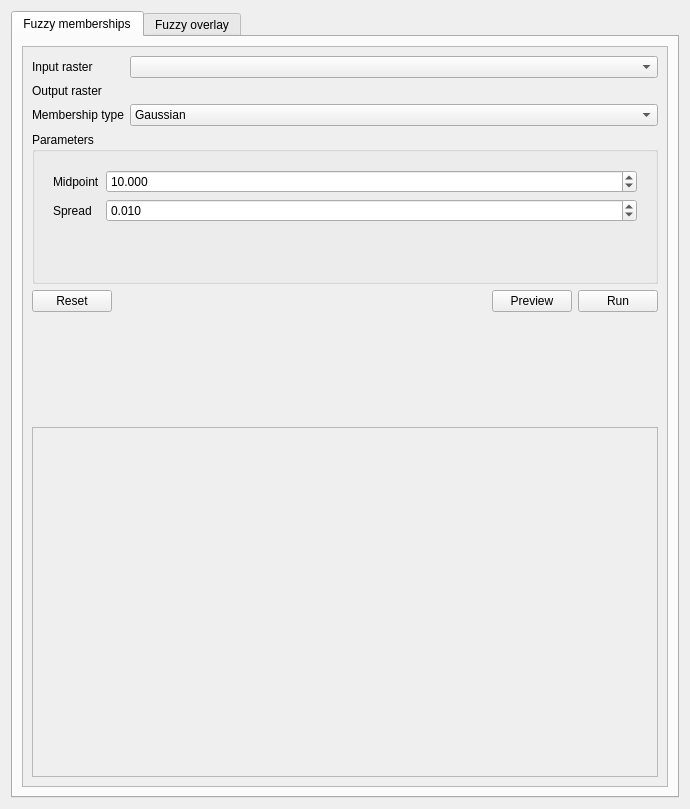
<?xml version="1.0" encoding="UTF-8"?>
<ui version="4.0">
 <class>Form</class>
 <widget class="QWidget" name="Form">
  <property name="geometry">
   <rect>
    <x>0</x>
    <y>0</y>
    <width>690</width>
    <height>809</height>
   </rect>
  </property>
  <property name="windowTitle">
   <string>Form</string>
  </property>
  <layout class="QVBoxLayout" name="verticalLayout_23">
   <item>
    <widget class="QTabWidget" name="fuzzy_modeling_tabs">
     <property name="currentIndex">
      <number>0</number>
     </property>
     <widget class="QWidget" name="fuzzy_membership_tab">
      <attribute name="title">
       <string>Fuzzy memberships</string>
      </attribute>
      <layout class="QVBoxLayout" name="verticalLayout_7">
       <item>
        <widget class="QScrollArea" name="scrollArea_3">
         <property name="widgetResizable">
          <bool>true</bool>
         </property>
         <widget class="QWidget" name="scrollAreaWidgetContents_3">
          <property name="geometry">
           <rect>
            <x>0</x>
            <y>0</y>
            <width>648</width>
            <height>740</height>
           </rect>
          </property>
          <layout class="QVBoxLayout" name="verticalLayout_8">
           <item>
            <layout class="QFormLayout" name="formLayout_7">
             <item row="0" column="0">
              <widget class="QLabel" name="label_3">
               <property name="text">
                <string>Input raster</string>
               </property>
              </widget>
             </item>
             <item row="0" column="1">
              <widget class="QgsMapLayerComboBox" name="input_raster_membership"/>
             </item>
             <item row="1" column="0">
              <widget class="QLabel" name="label_14">
               <property name="text">
                <string>Output raster</string>
               </property>
              </widget>
             </item>
             <item row="2" column="0">
              <widget class="QLabel" name="membership_type_label">
               <property name="text">
                <string>Membership type</string>
               </property>
              </widget>
             </item>
             <item row="2" column="1">
              <widget class="QComboBox" name="membership_type">
               <item>
                <property name="text">
                 <string>Gaussian</string>
                </property>
               </item>
               <item>
                <property name="text">
                 <string>Large</string>
                </property>
               </item>
               <item>
                <property name="text">
                 <string>Linear</string>
                </property>
               </item>
               <item>
                <property name="text">
                 <string>Near</string>
                </property>
               </item>
               <item>
                <property name="text">
                 <string>Power</string>
                </property>
               </item>
               <item>
                <property name="text">
                 <string>Small</string>
                </property>
               </item>
              </widget>
             </item>
             <item row="1" column="1">
              <widget class="QgsFileWidget" name="output_raster_membership">
               <property name="fileWidgetButtonVisible">
                <bool>true</bool>
               </property>
               <property name="storageMode">
                <enum>QgsFileWidget::SaveFile</enum>
               </property>
              </widget>
             </item>
            </layout>
           </item>
           <item>
            <widget class="QGroupBox" name="membership_parameters_groupbox">
             <property name="sizePolicy">
              <sizepolicy hsizetype="Preferred" vsizetype="Fixed">
               <horstretch>0</horstretch>
               <verstretch>0</verstretch>
              </sizepolicy>
             </property>
             <property name="minimumSize">
              <size>
               <width>0</width>
               <height>152</height>
              </size>
             </property>
             <property name="title">
              <string>Parameters</string>
             </property>
             <layout class="QVBoxLayout" name="verticalLayout_2">
              <item>
               <widget class="QStackedWidget" name="membership_parameters_pages">
                <property name="currentIndex">
                 <number>0</number>
                </property>
                <widget class="QWidget" name="gaussian_page">
                 <layout class="QFormLayout" name="formLayout">
                  <item row="0" column="0">
                   <widget class="QLabel" name="label">
                    <property name="text">
                     <string>Midpoint</string>
                    </property>
                   </widget>
                  </item>
                  <item row="0" column="1">
                   <widget class="QgsDoubleSpinBox" name="gaussian_function_midpoint">
                    <property name="decimals">
                     <number>3</number>
                    </property>
                    <property name="value">
                     <double>10.000000000000000</double>
                    </property>
                   </widget>
                  </item>
                  <item row="1" column="0">
                   <widget class="QLabel" name="label_2">
                    <property name="text">
                     <string>Spread</string>
                    </property>
                   </widget>
                  </item>
                  <item row="1" column="1">
                   <widget class="QgsDoubleSpinBox" name="gaussian_function_spread">
                    <property name="decimals">
                     <number>3</number>
                    </property>
                    <property name="value">
                     <double>0.010000000000000</double>
                    </property>
                   </widget>
                  </item>
                 </layout>
                </widget>
                <widget class="QWidget" name="large_page">
                 <layout class="QFormLayout" name="formLayout_2">
                  <item row="0" column="0">
                   <widget class="QLabel" name="label999">
                    <property name="text">
                     <string>Midpoint</string>
                    </property>
                   </widget>
                  </item>
                  <item row="0" column="1">
                   <widget class="QgsDoubleSpinBox" name="large_function_midpoint">
                    <property name="decimals">
                     <number>3</number>
                    </property>
                    <property name="value">
                     <double>50.000000000000000</double>
                    </property>
                   </widget>
                  </item>
                  <item row="1" column="0">
                   <widget class="QLabel" name="label_4">
                    <property name="text">
                     <string>Spread</string>
                    </property>
                   </widget>
                  </item>
                  <item row="1" column="1">
                   <widget class="QgsDoubleSpinBox" name="large_function_spread">
                    <property name="decimals">
                     <number>3</number>
                    </property>
                    <property name="value">
                     <double>5.000000000000000</double>
                    </property>
                   </widget>
                  </item>
                 </layout>
                </widget>
                <widget class="QWidget" name="linear_page">
                 <layout class="QFormLayout" name="formLayout_3">
                  <item row="0" column="0">
                   <widget class="QLabel" name="label_5">
                    <property name="text">
                     <string>Lower bound</string>
                    </property>
                   </widget>
                  </item>
                  <item row="0" column="1">
                   <widget class="QgsDoubleSpinBox" name="linear_low_bound">
                    <property name="decimals">
                     <number>3</number>
                    </property>
                   </widget>
                  </item>
                  <item row="1" column="0">
                   <widget class="QLabel" name="label_6">
                    <property name="text">
                     <string>Upper bound</string>
                    </property>
                   </widget>
                  </item>
                  <item row="1" column="1">
                   <widget class="QgsDoubleSpinBox" name="linear_high_bound">
                    <property name="decimals">
                     <number>3</number>
                    </property>
                    <property name="value">
                     <double>1.000000000000000</double>
                    </property>
                   </widget>
                  </item>
                 </layout>
                </widget>
                <widget class="QWidget" name="near_page">
                 <layout class="QFormLayout" name="formLayout_4">
                  <item row="0" column="0">
                   <widget class="QLabel" name="label_7">
                    <property name="text">
                     <string>Midpoint</string>
                    </property>
                   </widget>
                  </item>
                  <item row="0" column="1">
                   <widget class="QgsDoubleSpinBox" name="near_function_midpoint">
                    <property name="decimals">
                     <number>3</number>
                    </property>
                    <property name="value">
                     <double>50.000000000000000</double>
                    </property>
                   </widget>
                  </item>
                  <item row="1" column="0">
                   <widget class="QLabel" name="label_8">
                    <property name="text">
                     <string>Spread</string>
                    </property>
                   </widget>
                  </item>
                  <item row="1" column="1">
                   <widget class="QgsDoubleSpinBox" name="near_function_spread">
                    <property name="decimals">
                     <number>3</number>
                    </property>
                    <property name="value">
                     <double>0.010000000000000</double>
                    </property>
                   </widget>
                  </item>
                 </layout>
                </widget>
                <widget class="QWidget" name="power_page">
                 <layout class="QFormLayout" name="formLayout_5">
                  <item row="0" column="0">
                   <widget class="QLabel" name="label_9">
                    <property name="text">
                     <string>Lower bound</string>
                    </property>
                   </widget>
                  </item>
                  <item row="0" column="1">
                   <widget class="QgsDoubleSpinBox" name="power_low_bound">
                    <property name="decimals">
                     <number>3</number>
                    </property>
                   </widget>
                  </item>
                  <item row="1" column="0">
                   <widget class="QLabel" name="label_10">
                    <property name="text">
                     <string>Upper bound</string>
                    </property>
                   </widget>
                  </item>
                  <item row="1" column="1">
                   <widget class="QgsDoubleSpinBox" name="power_high_bound">
                    <property name="decimals">
                     <number>3</number>
                    </property>
                    <property name="value">
                     <double>1.000000000000000</double>
                    </property>
                   </widget>
                  </item>
                  <item row="2" column="0">
                   <widget class="QLabel" name="label_11">
                    <property name="text">
                     <string>Exponent</string>
                    </property>
                   </widget>
                  </item>
                  <item row="2" column="1">
                   <widget class="QgsDoubleSpinBox" name="power_function_exponent">
                    <property name="decimals">
                     <number>3</number>
                    </property>
                    <property name="value">
                     <double>2.000000000000000</double>
                    </property>
                   </widget>
                  </item>
                 </layout>
                </widget>
                <widget class="QWidget" name="small_page">
                 <layout class="QFormLayout" name="formLayout_6">
                  <item row="0" column="0">
                   <widget class="QLabel" name="label_12">
                    <property name="text">
                     <string>Function midpoint</string>
                    </property>
                   </widget>
                  </item>
                  <item row="0" column="1">
                   <widget class="QgsDoubleSpinBox" name="small_function_midpoint">
                    <property name="decimals">
                     <number>3</number>
                    </property>
                    <property name="value">
                     <double>50.000000000000000</double>
                    </property>
                   </widget>
                  </item>
                  <item row="1" column="0">
                   <widget class="QLabel" name="label_13">
                    <property name="text">
                     <string>Function spread</string>
                    </property>
                   </widget>
                  </item>
                  <item row="1" column="1">
                   <widget class="QgsDoubleSpinBox" name="small_function_spread">
                    <property name="decimals">
                     <number>3</number>
                    </property>
                    <property name="value">
                     <double>5.000000000000000</double>
                    </property>
                   </widget>
                  </item>
                 </layout>
                </widget>
               </widget>
              </item>
             </layout>
            </widget>
           </item>
           <item>
            <layout class="QHBoxLayout" name="btns_layout">
             <item>
              <widget class="QPushButton" name="reset_btn">
               <property name="text">
                <string>Reset</string>
               </property>
              </widget>
             </item>
             <item>
              <spacer name="horizontalSpacer">
               <property name="orientation">
                <enum>Qt::Horizontal</enum>
               </property>
               <property name="sizeHint" stdset="0">
                <size>
                 <width>40</width>
                 <height>20</height>
                </size>
               </property>
              </spacer>
             </item>
             <item>
              <widget class="QPushButton" name="preview_btn">
               <property name="text">
                <string>Preview</string>
               </property>
              </widget>
             </item>
             <item>
              <widget class="QPushButton" name="run_membership_btn">
               <property name="text">
                <string>Run</string>
               </property>
              </widget>
             </item>
            </layout>
           </item>
           <item>
            <spacer name="verticalSpacer_2">
             <property name="orientation">
              <enum>Qt::Vertical</enum>
             </property>
             <property name="sizeHint" stdset="0">
              <size>
               <width>20</width>
               <height>40</height>
              </size>
             </property>
            </spacer>
           </item>
           <item>
            <widget class="QFrame" name="membership_plot_container">
             <property name="minimumSize">
              <size>
               <width>0</width>
               <height>350</height>
              </size>
             </property>
             <property name="frameShape">
              <enum>QFrame::StyledPanel</enum>
             </property>
             <property name="frameShadow">
              <enum>QFrame::Raised</enum>
             </property>
            </widget>
           </item>
          </layout>
         </widget>
        </widget>
       </item>
      </layout>
     </widget>
     <widget class="QWidget" name="fuzzy_overlay_tab">
      <attribute name="title">
       <string>Fuzzy overlay</string>
      </attribute>
      <layout class="QVBoxLayout" name="verticalLayout">
       <item>
        <widget class="QScrollArea" name="scrollArea">
         <property name="widgetResizable">
          <bool>true</bool>
         </property>
         <widget class="QWidget" name="scrollAreaWidgetContents">
          <property name="geometry">
           <rect>
            <x>0</x>
            <y>0</y>
            <width>648</width>
            <height>740</height>
           </rect>
          </property>
          <layout class="QVBoxLayout" name="verticalLayout_6">
           <item>
            <widget class="QGroupBox" name="fuzzy_rasters_box">
             <property name="sizePolicy">
              <sizepolicy hsizetype="Preferred" vsizetype="Maximum">
               <horstretch>0</horstretch>
               <verstretch>0</verstretch>
              </sizepolicy>
             </property>
             <property name="title">
              <string>Fuzzified rasters</string>
             </property>
             <layout class="QVBoxLayout" name="verticalLayout_3">
              <item>
               <layout class="QVBoxLayout" name="fuzzy_rasters_layout"/>
              </item>
             </layout>
            </widget>
           </item>
           <item>
            <widget class="QGroupBox" name="fuzzy_method_box">
             <property name="title">
              <string>Fuzzy method</string>
             </property>
             <layout class="QVBoxLayout" name="verticalLayout_4">
              <item>
               <layout class="QVBoxLayout" name="fuzzy_method_layout">
                <item>
                 <widget class="QRadioButton" name="and_method">
                  <property name="text">
                   <string>And</string>
                  </property>
                  <property name="checked">
                   <bool>true</bool>
                  </property>
                 </widget>
                </item>
                <item>
                 <widget class="QRadioButton" name="or_method">
                  <property name="text">
                   <string>Or</string>
                  </property>
                 </widget>
                </item>
                <item>
                 <widget class="QRadioButton" name="sum_method">
                  <property name="text">
                   <string>Sum</string>
                  </property>
                 </widget>
                </item>
                <item>
                 <widget class="QRadioButton" name="product_method">
                  <property name="text">
                   <string>Product</string>
                  </property>
                 </widget>
                </item>
                <item>
                 <layout class="QFormLayout" name="gamma_method_layout">
                  <item row="0" column="0">
                   <widget class="QRadioButton" name="gamma_method">
                    <property name="text">
                     <string>Gamma</string>
                    </property>
                   </widget>
                  </item>
                  <item row="0" column="1">
                   <widget class="QgsDoubleSpinBox" name="gamma_value">
                    <property name="maximumSize">
                     <size>
                      <width>150</width>
                      <height>16777215</height>
                     </size>
                    </property>
                    <property name="decimals">
                     <number>3</number>
                    </property>
                    <property name="maximum">
                     <double>1.000000000000000</double>
                    </property>
                    <property name="value">
                     <double>0.500000000000000</double>
                    </property>
                   </widget>
                  </item>
                 </layout>
                </item>
               </layout>
              </item>
             </layout>
            </widget>
           </item>
           <item>
            <widget class="QGroupBox" name="output_raster_overlay_box">
             <property name="title">
              <string>Output raster</string>
             </property>
             <layout class="QVBoxLayout" name="verticalLayout_5">
              <item>
               <widget class="QgsFileWidget" name="output_raster_overlay"/>
              </item>
             </layout>
            </widget>
           </item>
           <item>
            <widget class="QPushButton" name="run_overlay_btn">
             <property name="text">
              <string>Run</string>
             </property>
            </widget>
           </item>
           <item>
            <spacer name="verticalSpacer">
             <property name="orientation">
              <enum>Qt::Vertical</enum>
             </property>
             <property name="sizeHint" stdset="0">
              <size>
               <width>20</width>
               <height>365</height>
              </size>
             </property>
            </spacer>
           </item>
          </layout>
         </widget>
        </widget>
       </item>
      </layout>
     </widget>
    </widget>
   </item>
  </layout>
 </widget>
 <customwidgets>
  <customwidget>
   <class>QgsDoubleSpinBox</class>
   <extends>QDoubleSpinBox</extends>
   <header>qgsdoublespinbox.h</header>
  </customwidget>
  <customwidget>
   <class>QgsFileWidget</class>
   <extends>QWidget</extends>
   <header>qgsfilewidget.h</header>
   <container>1</container>
  </customwidget>
  <customwidget>
   <class>QgsMapLayerComboBox</class>
   <extends>QComboBox</extends>
   <header>qgsmaplayercombobox.h</header>
  </customwidget>
 </customwidgets>
 <resources/>
 <connections/>
</ui>
